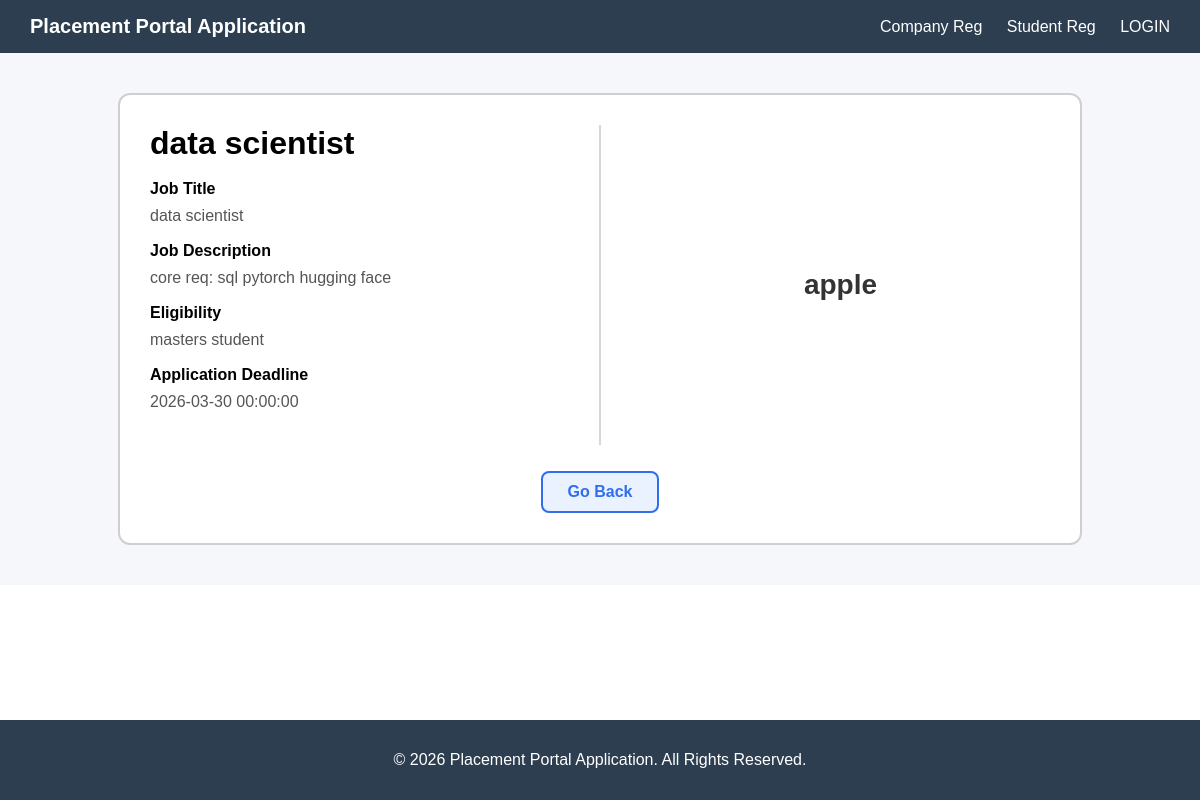
Screenshot of /company_dashboard/view_drive/1 with the database file from the repository.
### app.py (models this page shows)
class Placement_Drive(db.Model):
    __tablename__ = "placement_drive"
    id = db.Column(db.Integer, primary_key=True)
    date_posted = db.Column(db.DateTime, default=datetime.utcnow, nullable=False)
    status = db.Column(db.String(50), nullable=False, default="Pending")
    verified = db.Column(db.String(50), nullable = False, default="In Review")
    job_title = db.Column(db.String(50), nullable=False)
    job_description = db.Column(db.String(500), nullable=False)
    eligibility_criteria = db.Column(db.String(500), nullable=False)
    application_deadline = db.Column(db.DateTime, nullable=False)
    company_id = db.Column(
        db.Integer, db.ForeignKey("company.id", ondelete="CASCADE"),
        nullable=False, index=True
    )
    company = db.relationship("Company", back_populates="drives")
    applications = db.relationship(
        "Application",
        back_populates="drive",
        cascade="all, delete-orphan"
    )

class Company(db.Model):
    __tablename__ = "company"
    id = db.Column(db.Integer, primary_key=True)
    company_name = db.Column(db.String(150), unique=True, nullable=False)
    company_description = db.Column(db.String(200), nullable=False)
    company_website = db.Column(db.String(200), nullable=False)
    status = db.Column(db.String(50), nullable=False, default="Pending")
    user_id = db.Column(
        db.Integer, db.ForeignKey("users.id", ondelete="CASCADE"),
        nullable=False, unique=True
    )
    user = db.relationship("User", back_populates="company_profile")
    drives = db.relationship(
        "Placement_Drive",
        back_populates="company",
        cascade="all, delete-orphan"
    )

### app.py (the view)
@app.route('/company_dashboard/view_drive/<int:drive_id>')
def compview_drive(drive_id):
    drive = Placement_Drive.query.filter_by(id = drive_id).first()
    return render_template("compvdrive.html", drive=drive)

### templates/compvdrive.html (shortened to what this page needs)
{% extends "base.html" %}
{% block content %}
<div class="drive-page">
  <div class="drive-card">
    <div class="drive-content">
      <div class="drive-left">
        <h1 class="drive-title">{{ drive.job_title }}</h1>
        <div class="label">Job Title</div>
        <div class="value">{{ drive.job_title }}</div>
        <div class="label">Job Description</div>
        <div class="value">{{ drive.job_description }}</div>
        <div class="label">Eligibility</div>
        <div class="value">{{ drive.eligibility_criteria }}</div>
        <div class="label">Application Deadline</div>
        <div class="value">{{ drive.application_deadline }}</div>
      </div>
      <div class="drive-divider"></div>
      <div class="drive-right">
        <div class="company-name">
          {{ drive.company.company_name }}
        </div>
      </div>
    </div>
    <div class="drive-bottom">
      <a href="{{ url_for('company_dashboard') }}" class="btn-link">Go Back</a>
    </div>
  </div>
</div>
{% endblock %}

### templates/base.html (style rules this page uses)
body { margin: 0; font-family: Arial, sans-serif; }

### templates/compvdrive.html (style rules this page uses)
.drive-page { display: flex; justify-content: center; padding: 40px 20px; background: #f5f7fb; }
.drive-card { width: 900px; background: #fff; border: 2px solid #cfcfcf; border-radius: 12px; padding: 30px; }
.drive-content { display: flex; gap: 30px; min-height: 320px; }
.drive-left { flex: 1; }
.drive-right { flex: 1; display: flex; justify-content: center; align-items: center; }
.drive-divider { width: 2px; background: #d7d7d7; }
.drive-title { margin: 0 0 18px; font-size: 32px; font-weight: 800; }
.label { font-weight: 700; margin-top: 14px; }
.value { margin-top: 6px; color: #555; line-height: 1.5; }
.company-name { font-size: 28px; font-weight: 800; color: #333; text-align: center; }
.drive-bottom { text-align: center; margin-top: 26px; }
.btn-link { padding: 10px 25px; border-radius: 8px; border: 2px solid #2f6fed; background: #eaf2ff; color: #2f6fed; font-weight: 700; text-decoration: none; display: inline-block; }

### rows the page displays
Placement_Drive: job_title "data scientist", job_description "core req: sql pytorch hugging face", eligibility_criteria "masters student", application_deadline "2026-03-30 00:00:00"
Company: company.company_name "apple"
